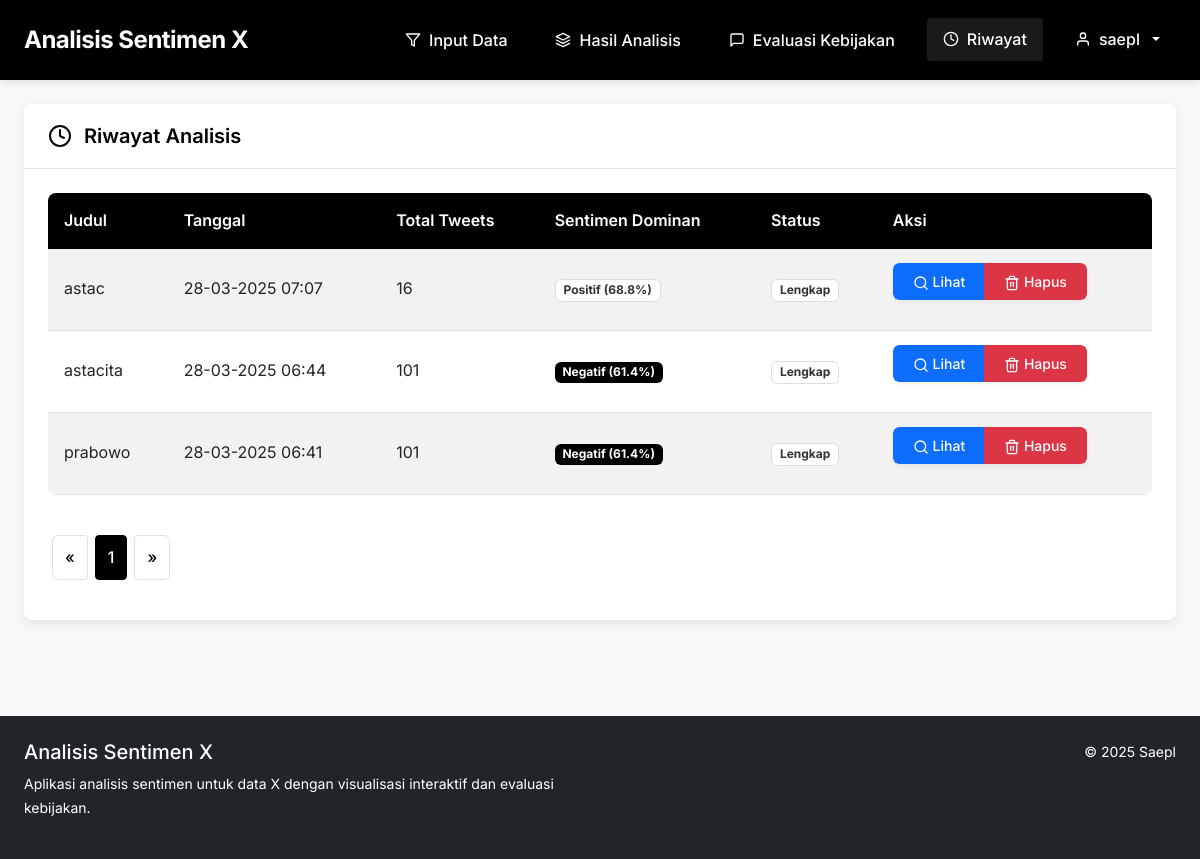
The app's page /history (signed in), older data.
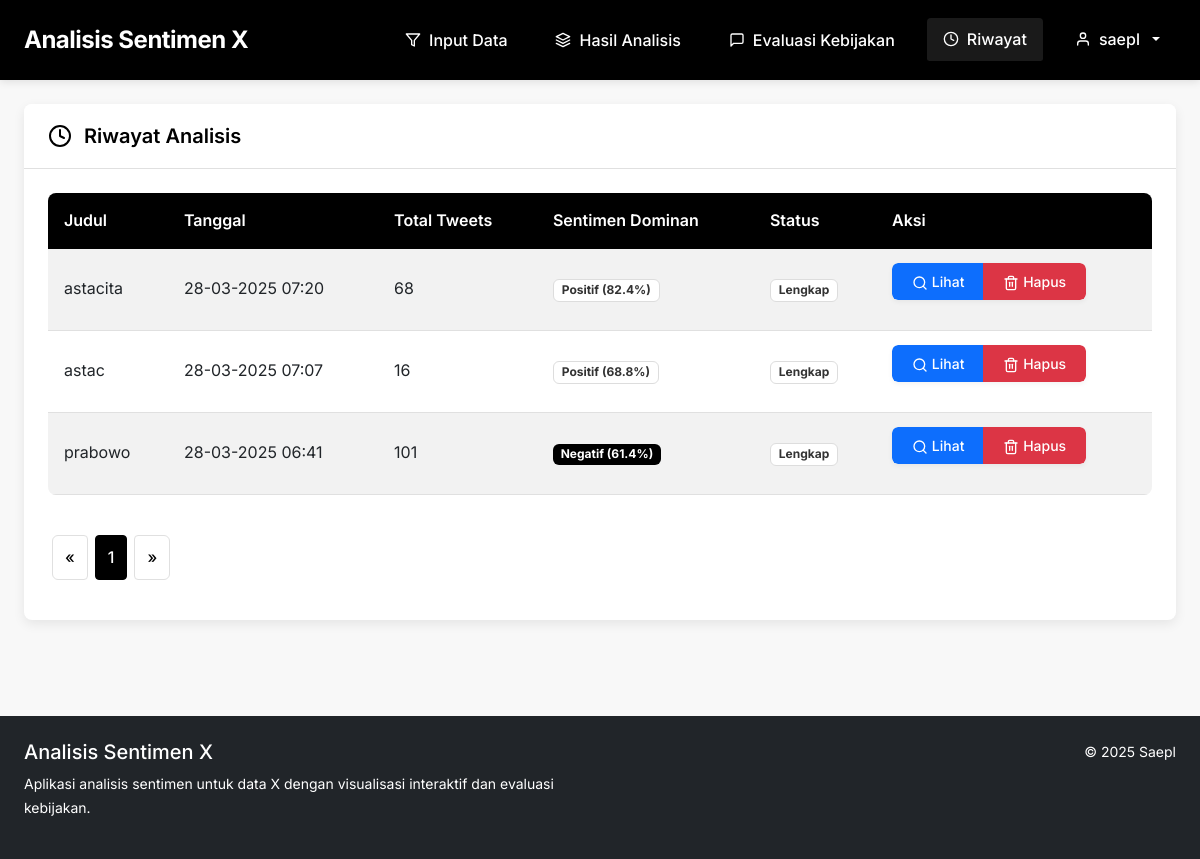
The same page, newer data.
### app/models/database.py (models this page shows, shortened)
class User(db.Model, UserMixin):
    id = db.Column(db.Integer, primary_key=True)
    username = db.Column(db.String(64), unique=True, nullable=False, index=True)
    email = db.Column(db.String(120), unique=True, nullable=False, index=True)
    password_hash = db.Column(db.String(128))
    created_at = db.Column(db.DateTime, default=datetime.utcnow)
    histories = db.relationship('AnalysisHistory', backref='user', lazy='dynamic', cascade='all, delete-orphan')

class AnalysisHistory(db.Model):
    id = db.Column(db.Integer, primary_key=True)
    title = db.Column(db.String(128), nullable=False)
    description = db.Column(db.Text, nullable=True)
    created_at = db.Column(db.DateTime, default=datetime.utcnow)
    file_path = db.Column(db.String(256), nullable=True)
    result_file_path = db.Column(db.String(256), nullable=True)
    total_tweets = db.Column(db.Integer, default=0)
    positive_count = db.Column(db.Integer, default=0)
    neutral_count = db.Column(db.Integer, default=0)
    negative_count = db.Column(db.Integer, default=0)
    positive_percent = db.Column(db.Float, default=0)
    neutral_percent = db.Column(db.Float, default=0)
    negative_percent = db.Column(db.Float, default=0)
    top_hashtags = db.Column(db.Text, nullable=True)  # Stored as JSON
    top_topics = db.Column(db.Text, nullable=True)    # Stored as JSON
    sentiment_plot = db.Column(db.Text, nullable=True)  # Base64 encoded image
    user_id = db.Column(db.Integer, db.ForeignKey('user.id'), nullable=False)

### app/routes/history_routes.py (the view)
@history_bp.route('/history')
@login_required
def index():
    page = request.args.get('page', 1, type=int)
    histories = AnalysisHistory.query.filter_by(user_id=current_user.id).order_by(
        AnalysisHistory.created_at.desc()).paginate(page=page, per_page=10)
    return render_template('history/index.html', title='Riwayat Analisis', histories=histories)

### app/models/database.py (called while the page is built)
@login_manager.user_loader
def load_user(user_id):
    return User.query.get(int(user_id))

### app/templates/history/index.html (shortened to what this page needs)
{% extends "base.html" %}
{% block content %}
<div class="card">
    <div class="card-header">
        <svg xmlns="http://www.w3.org/2000/svg" width="24" height="24" viewBox="0 0 24 24" fill="none" stroke="currentColor" stroke-width="2" stroke-linecap="round" stroke-linejoin="round"><circle cx="12" cy="12" r="10"></circle><polyline points="12 6 12 12 16 14"></polyline></svg>
        <h2 class="card-title">Riwayat Analisis</h2>
    </div>
    <div class="card-body">
        {% if histories.items %}
            <div class="table-responsive">
                <table class="table table-striped table-hover">
                    <thead>
                        <tr>
                            <th>Judul</th>
                            <th>Tanggal</th>
                            <th>Total Tweets</th>
                            <th>Sentimen Dominan</th>
                            <th>Status</th>
                            <th>Aksi</th>
                        </tr>
                    </thead>
                    <tbody>
                        {% for history in histories.items %}
                            <tr>
                                <td>{{ history.title }}</td>
                                <td>{{ history.created_at.strftime('%d-%m-%Y %H:%M') }}</td>
                                <td>{{ history.total_tweets }}</td>
                                <td>
                                    {% if history.positive_percent > history.neutral_percent and history.positive_percent > history.negative_percent %}
                                        <span class="badge bg-success">Positif ({{ history.positive_percent }}%)</span>
                                    {% elif history.neutral_percent > history.positive_percent and history.neutral_percent > history.negative_percent %}
                                        <span class="badge bg-warning">Netral ({{ history.neutral_percent }}%)</span>
                                    {% else %}
                                        <span class="badge bg-danger">Negatif ({{ history.negative_percent }}%)</span>
                                    {% endif %}
                                </td>
                                <td>
                                    {% if history.result_file_path and history.file_path %}
                                        <span class="badge bg-success">Lengkap</span>
                                    {% elif history.result_file_path %}
                                        <span class="badge bg-warning">Parsial</span>
                                    {% else %}
                                        <span class="badge bg-danger">Tidak Lengkap</span>
                                    {% endif %}
                                </td>
                                <td>
                                    <div class="btn-group" role="group">
                                        <a href="{{ url_for('history.show', id=history.id) }}" class="btn btn-sm btn-primary view-history-btn" data-history-id="{{ history.id }}" data-bs-toggle="tooltip" title="Lihat dan muat analisis">
                                            <svg xmlns="http://www.w3.org/2000/svg" width="16" height="16" viewBox="0 0 24 24" fill="none" stroke="currentColor" stroke-width="2" stroke-linecap="round" stroke-linejoin="round"><circle cx="11" cy="11" r="8"></circle><line x1="21" y1="21" x2="16.65" y2="16.65"></line></svg>
                                            Lihat
                                        </a>
                                        <button type="button" class="btn btn-sm btn-danger" data-bs-toggle="modal" data-bs-target="#deleteModal{{ history.id }}">
                                            Hapus
                                        </button>
                                    </div>
                                </td>
                            </tr>
                        {% endfor %}
                    </tbody>
                </table>
            </div>
            <nav aria-label="Page navigation">
                <ul class="pagination justify-content-center">
                    {% if histories.has_prev %}
                        <li class="page-item">
                            <a class="page-link" href="{{ url_for('history.index', page=histories.prev_num) }}" aria-label="Previous">
                                <span aria-hidden="true">&laquo;</span>
                            </a>
                        </li>
                    {% else %}
                        <li class="page-item disabled">
                            <a class="page-link" href="#" aria-label="Previous">
                                <span aria-hidden="true">&laquo;</span>
                            </a>
                        </li>
                    {% endif %}
                    {% for page_num in histories.iter_pages(left_edge=1, right_edge=1, left_current=2, right_current=2) %}
                        {% if page_num %}
                            {% if page_num == histories.page %}
                                <li class="page-item active">
                                    <a class="page-link" href="#">{{ page_num }}</a>
                                </li>
                            {% else %}
                                <li class="page-item">
                                    <a class="page-link" href="{{ url_for('history.index', page=page_num) }}">{{ page_num }}</a>
                                </li>
                            {% endif %}
                        {% else %}
                            <li class="page-item disabled">
                                <a class="page-link" href="#">...</a>
                            </li>
                        {% endif %}
                    {% endfor %}
                    {% if histories.has_next %}
                        <li class="page-item">
                            <a class="page-link" href="{{ url_for('history.index', page=histories.next_num) }}" aria-label="Next">
                                <span aria-hidden="true">&raquo;</span>
                            </a>
                        </li>
                    {% else %}
                        <li class="page-item disabled">
                            <a class="page-link" href="#" aria-label="Next">
                                <span aria-hidden="true">&raquo;</span>
                            </a>
                        </li>
                    {% endif %}
                </ul>
            </nav>
        {% endif %}
    </div>
</div>
{% endblock %}

### app/templates/base.html (shortened to what this page needs)
<!DOCTYPE html>
<html lang="id">
<head>
    <link href="https://cdn.jsdelivr.net/npm/bootstrap@5.3.0-alpha1/dist/css/bootstrap.min.css" rel="stylesheet">
    <link rel="stylesheet" href="{{ url_for('static', filename='css/style.css') }}">
</head>
<body>
    <header>
        <div class="container">
            <div class="d-flex justify-content-between align-items-center py-3">
                <div class="logo">
                    <a href="{{ url_for('main.index') }}" class="text-white text-decoration-none">Analisis Sentimen X</a>
                </div>
                <nav>
                    <a href="{{ url_for('main.index') }}" class="main-tab-link {% if request.endpoint == 'main.index' and request.args.get('view', 'input') == 'input' %}active{% endif %}" data-tab="input">
                        <svg xmlns="http://www.w3.org/2000/svg" width="16" height="16" viewBox="0 0 24 24" fill="none" stroke="currentColor" stroke-width="2" stroke-linecap="round" stroke-linejoin="round"><polygon points="22 3 2 3 10 12.46 10 19 14 21 14 12.46 22 3"></polygon></svg>
                        Input Data
                    </a>
                    <a href="{{ url_for('main.index', view='results') }}" class="main-tab-link {% if request.endpoint == 'main.index' and request.args.get('view') == 'results' %}active{% endif %} {% if 'analysis_file' not in session %}disabled{% endif %}" data-tab="results" {% if 'analysis_file' not in session %}title="Lakukan analisis terlebih dahulu"{% endif %}>
                        Hasil Analisis
                    </a>
                    <a href="{{ url_for('main.index', view='evaluation') }}" class="main-tab-link {% if request.endpoint == 'main.index' and request.args.get('view') == 'evaluation' %}active{% endif %} {% if 'analysis_file' not in session %}disabled{% endif %}" data-tab="evaluation" {% if 'analysis_file' not in session %}title="Lakukan analisis terlebih dahulu"{% endif %}>
                        <svg xmlns="http://www.w3.org/2000/svg" width="24" height="24" viewBox="0 0 24 24" fill="none" stroke="currentColor" stroke-width="2" stroke-linecap="round" stroke-linejoin="round"><path d="M21 15a2 2 0 0 1-2 2H7l-4 4V5a2 2 0 0 1 2-2h14a2 2 0 0 1 2 2z"></path></svg>
                        Evaluasi Kebijakan
                    </a>
                    <a href="{{ url_for('history.index') }}" class="nav-link {% if request.endpoint == 'history.index' %}active{% endif %}">
                        <svg xmlns="http://www.w3.org/2000/svg" width="16" height="16" viewBox="0 0 24 24" fill="none" stroke="currentColor" stroke-width="2" stroke-linecap="round" stroke-linejoin="round"><circle cx="12" cy="12" r="10"></circle><polyline points="12 6 12 12 16 14"></polyline></svg>
                        Riwayat
                    </a>
                    {% if current_user.is_authenticated %}
                        <div class="dropdown">
                            <a class="nav-link dropdown-toggle" href="#" role="button" id="userDropdown" data-bs-toggle="dropdown" aria-expanded="false">
                                <svg xmlns="http://www.w3.org/2000/svg" width="16" height="16" viewBox="0 0 24 24" fill="none" stroke="currentColor" stroke-width="2" stroke-linecap="round" stroke-linejoin="round"><path d="M20 21v-2a4 4 0 0 0-4-4H8a4 4 0 0 0-4 4v2"></path><circle cx="12" cy="7" r="4"></circle></svg>
                                {{ current_user.username }}
                            </a>
                        </div>
                    {% endif %}
                </nav>
            </div>
        </div>
    </header>
    <div class="container my-4">
        <div id="main-content">
            {% block content %}{% endblock %}
        </div>
    </div>
    <footer class="bg-dark text-white py-4 mt-5">
        <div class="container">
            <div class="row">
                <div class="col-md-6">
                    <h5>Analisis Sentimen X</h5>
                    <p class="small">Aplikasi analisis sentimen untuk data X dengan visualisasi interaktif dan evaluasi kebijakan.</p>
                </div>
                <div class="col-md-6 text-md-end">
                    <p class="small">&copy; 2025 Saepl</p>
                </div>
            </div>
        </div>
    </footer>
</body>
</html>

Row changes from the older to the newer data that the page shows:
changed AnalysisHistory "astacita": created_at "28-03-2025 06:44" → "28-03-2025 07:20"; total_tweets "101" → "68"; positive_percent (not shown) → "82.4"; negative_percent "61.4" → (not shown); positive_percent "Negatif (" → "Positif ("; moves up the list
